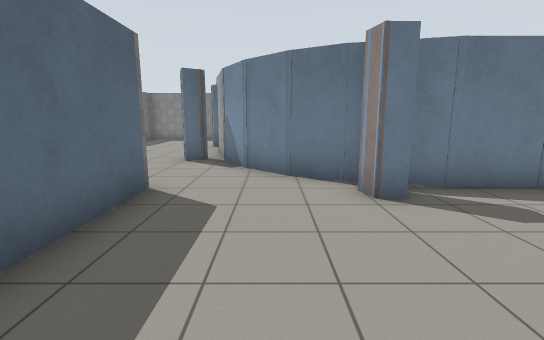
[1] (above)

24 first-person views from a walk through a robot-simulator world made for Gazebo. The camera is 1.2 m above the floor, tilts 10° down and sees 85° across. The floor is counted in squares, 1 m on a side. Each view is taken from the middle of a square. On the plan, view 1 faces up. The plan holds only what a view shows up to about 13 squares ahead; the rest is blank. The place goes on beyond the plan. Simple patterns stand in for the simulator's built-in surfaces.

[2]
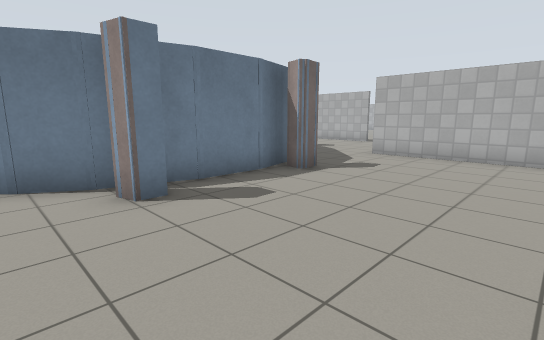

[3]
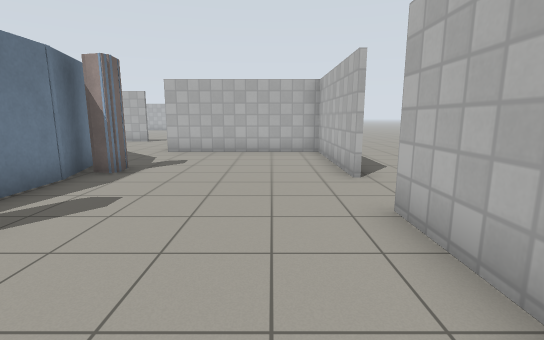

[4]
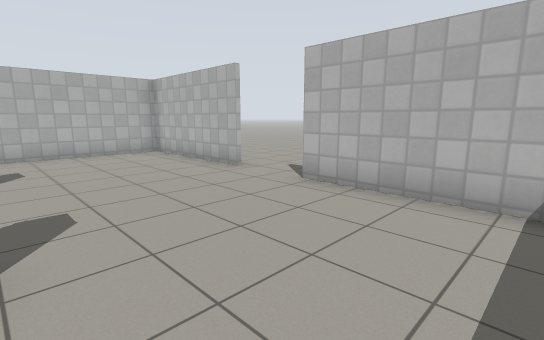

[5]
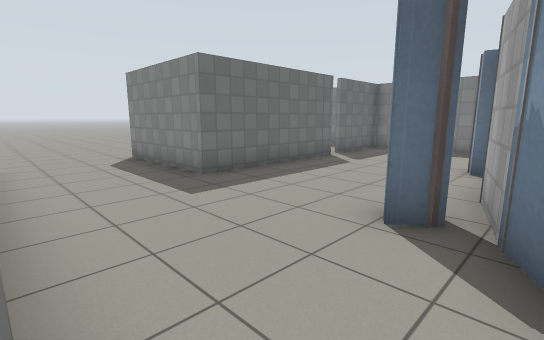

[6]
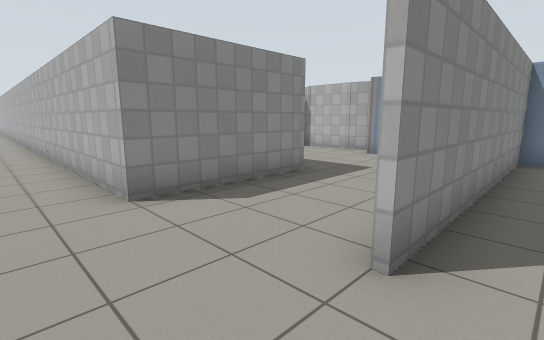

[7]
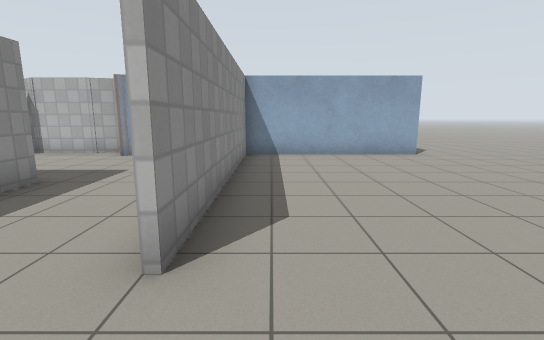

[8]
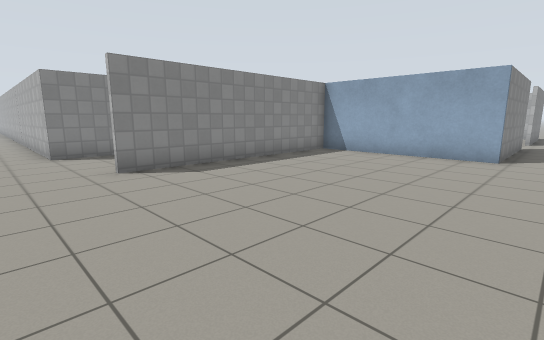

[9]
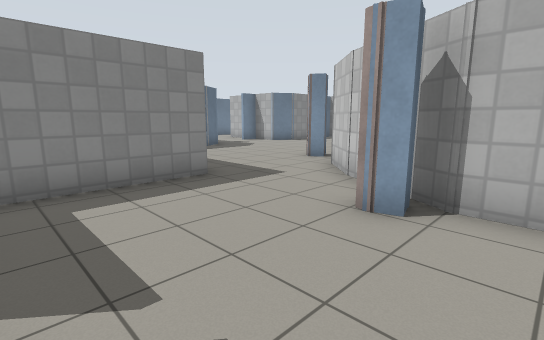

[10]
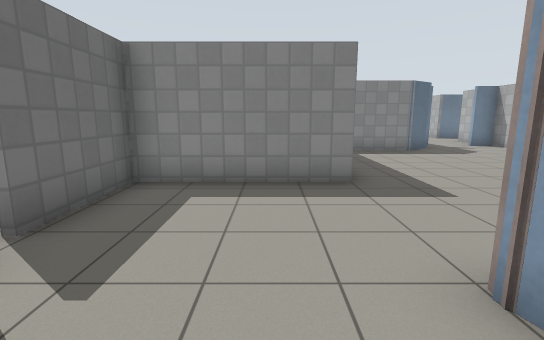

[11]
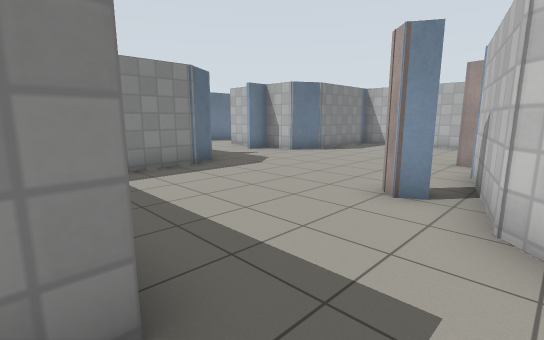

[12]
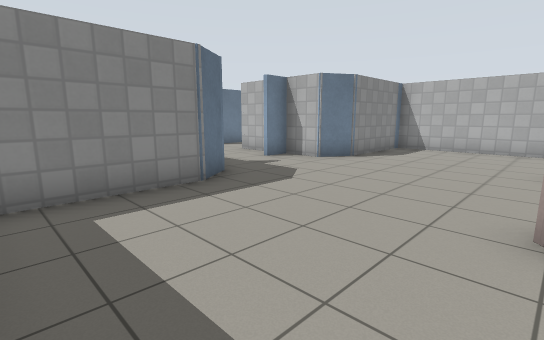

[13]
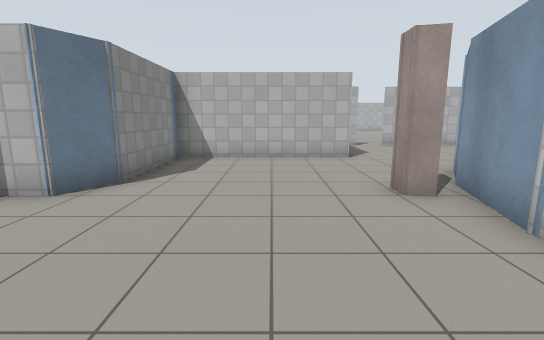

[14]
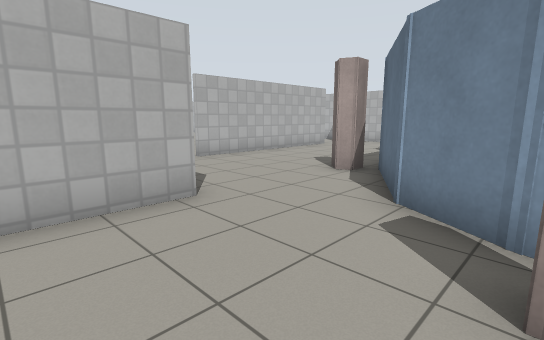

[15]
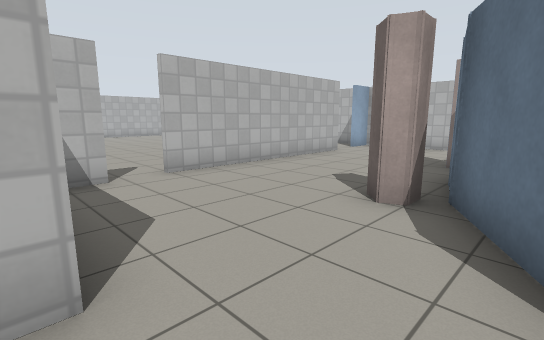

[16]
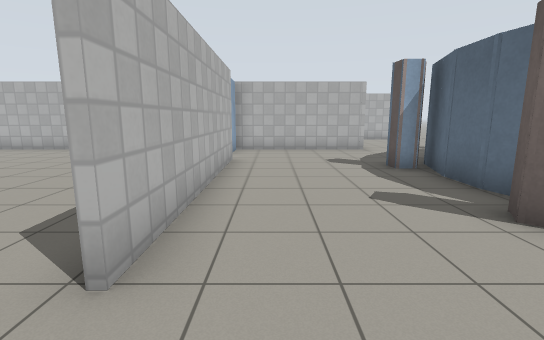

[17]
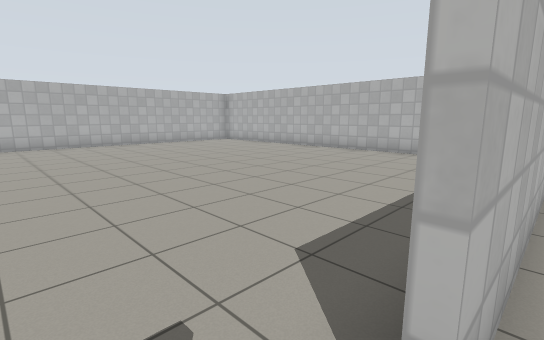

[18]
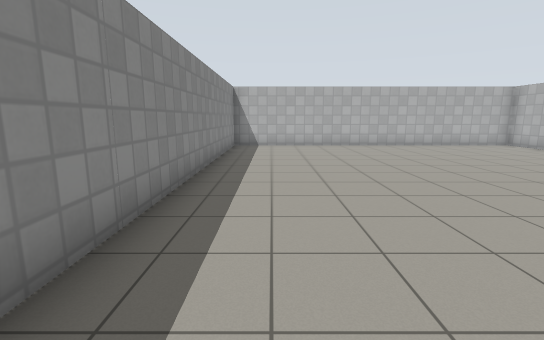

[19]
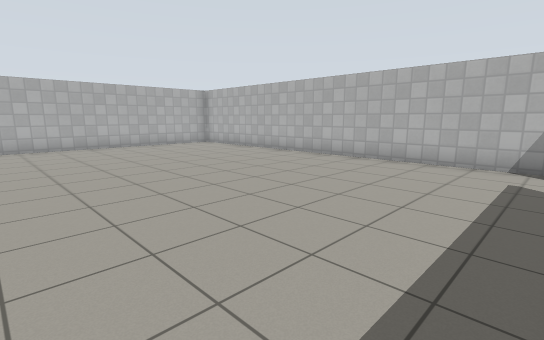

[20]
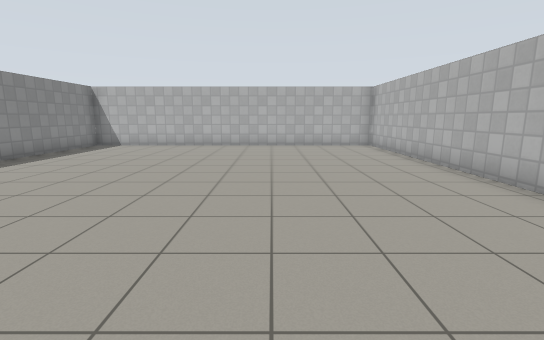

[21]
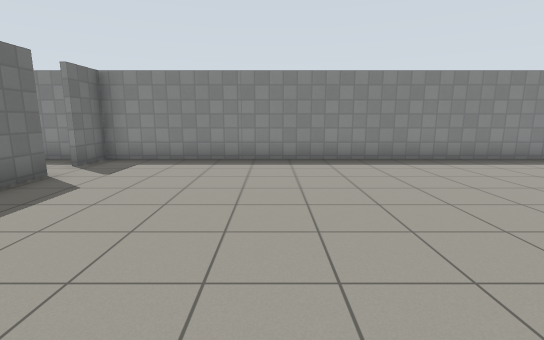

[22]
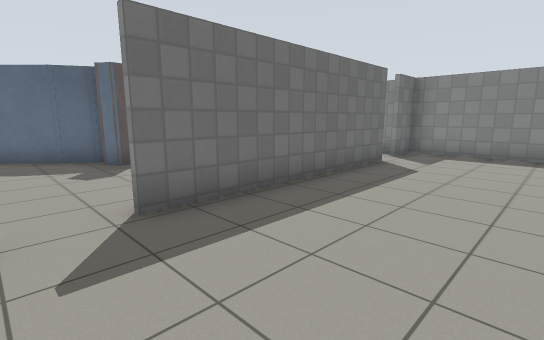

[23]
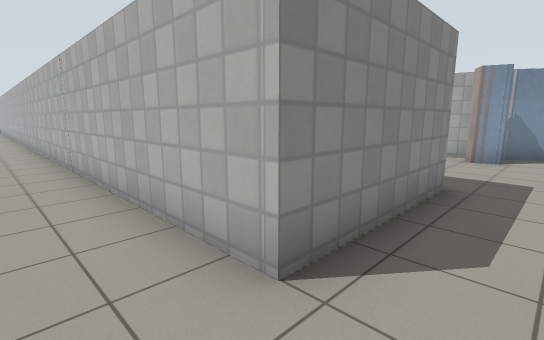

[24]
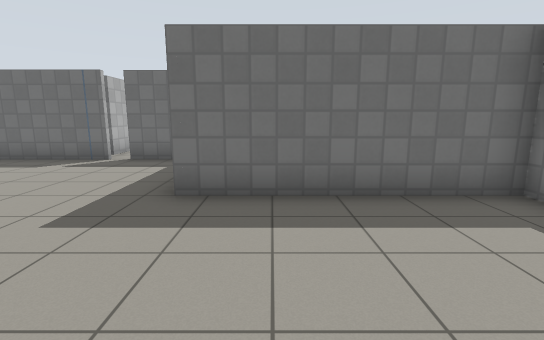

### Floor plan
Points are (right, up) in squares from view 1. A wall is a line through its corners. A room is listed if a view was taken in it or the views show most of it. See-through windows are left out.
Room 1 (views 1, 2, 3, 4, 5)
walls: (3.2, 5.1) (1.2, 5.6); (4.9, 5.1) (3, 5.1); (2.1, 4.3) (1.6, 4.3) (1.4, 4.9); (6.2, 4.5) (5.4, 4.4); (1.4, 5.5) (0.2, 6.2); (6.5, 5.6) (4.6, 5.1); (4.9, -0.6) (9.5, -0.6) (9.5, 4.7); (0.4, 6) (-0.7, 7.2); (-1, -0.6) (2.8, -0.6); (-2.1, 5.1) (-2.1, 2.1); (8.7, 7.6) (7.4, 6.4); (-1.8, 8.7) (-2.4, 8.2)
ways out: opening at (-2, 6.5) to room 2; opening at (9, 6.5) to room 4; opening at (3.5, -1)
Room 2 (views 6, 7, 8, 9, 10, 11, 23)
walls: (-6.6, 13.4) (-6.6, 8.4) (-10.5, 8.4) (-10.5, 24.2); (-2.4, 8.2) (-2.6, 8.8) (-2.1, 9.1); (-1.8, 10) (-1.8, 12) (-0.4, 14.4); (-1.3, 8.2) (-1.8, 10.2); (-2.4, 12.3) (-2.5, 12.9); (-0.6, 7) (-1.4, 8.4); (-0.6, 14.2) (0, 14.8); (-2.5, 16.5) (-6.6, 16.5) (-6.6, 13.7); (-2.3, -0.8) (-2.3, 4.9) (-10, 4.9)
ways out: opening at (-2, 6.5) to room 1; opening at (-1.5, 16) to room 3; opening at (-2, -2); gap at (-7, 14)
Room 3 (views 12, 13, 14, 15, 24)
walls: (6.6, 21.8) (5.5, 22.4) (5.5, 23.8) (4.5, 23.8); (2, 22.6) (1.1, 21.9) (-2.5, 21.9) (-2.5, 16.5); (5.6, 16.9) (6.1, 16.9); (5.4, 16.4) (5.6, 17) (6.1, 16.9); (1.4, 16.8) (1.8, 17.2); (1.7, 16.4) (1.4, 16.9) (1.8, 17.1); (6.1, 15.7) (7.6, 14.9); (10, 17.6) (10, 21.9) (6.4, 21.9); (0, 14.8) (0.7, 15.4) (3.9, 16.3) (6.3, 15.6)
ways out: opening at (-1.5, 16) to room 2; opening at (8.7, 16) to room 4; opening at (4, 25)
Room 4 (views 16, 17)
walls: (9.4, 11.2) (9.4, 9.8); (9.5, 10.1) (9, 8.2); (9.5, 12.9) (9.8, 13) (10.2, 12.7) (9.9, 12.3); (9, 12.5) (9.5, 10.9); (9.5, 9) (10, 9) (10.1, 8.5) (9.6, 8.2); (9.1, 8.4) (8.5, 7.4); (14.2, 7.3) (14.2, 14.1); (14, 15.2) (14, 16); (7.6, 14.9) (9.1, 12.3); (10, 16.6) (10, 17.6); (13.5, 16.6) (12.3, 16.6); (9.5, 4.7) (14.4, 4.7) (14.4, 5.9)
ways out: opening at (9, 6.5) to room 1; opening at (8.7, 16) to room 3; opening at (14, 6.5) to room 5; opening at (14, 15) to room 5
Room 5 (views 18, 19, 20, 21, 22)
walls: (14.3, 14.1) (14.3, 7.3); (15.2, 4.7) (28, 4.7) (28, 16.6) (14.3, 16.6) (14.3, 15.3)
ways out: opening at (14, 6.5) to room 4; opening at (14, 15) to room 4

Positions as (right, up) in squares from view 1, and headings:
1: (0, 0), facing up
2: (0, 0), facing up-right
3: (-1, 1), facing right
4: (-1, 4), facing down-right
5: (-1, 5), facing up-left
6: (-12, 4), facing up-right
7: (-12, 4), facing right
8: (-12, -2), facing up-right
9: (-6, 11), facing up-right
10: (-4, 11), facing up
11: (-3, 15), facing up-right
12: (-2, 17), facing up-right
13: (1, 19), facing right
14: (6, 19), facing down-right
15: (8, 17), facing down-right
16: (13, 16), facing down
17: (14, 15), facing down-right
18: (15, 15), facing right
19: (15, 13), facing down-right
20: (15, 9), facing right
21: (19, 8), facing up
22: (18, 6), facing up-left
23: (-12, 7), facing up-right
24: (2, 18), facing left
